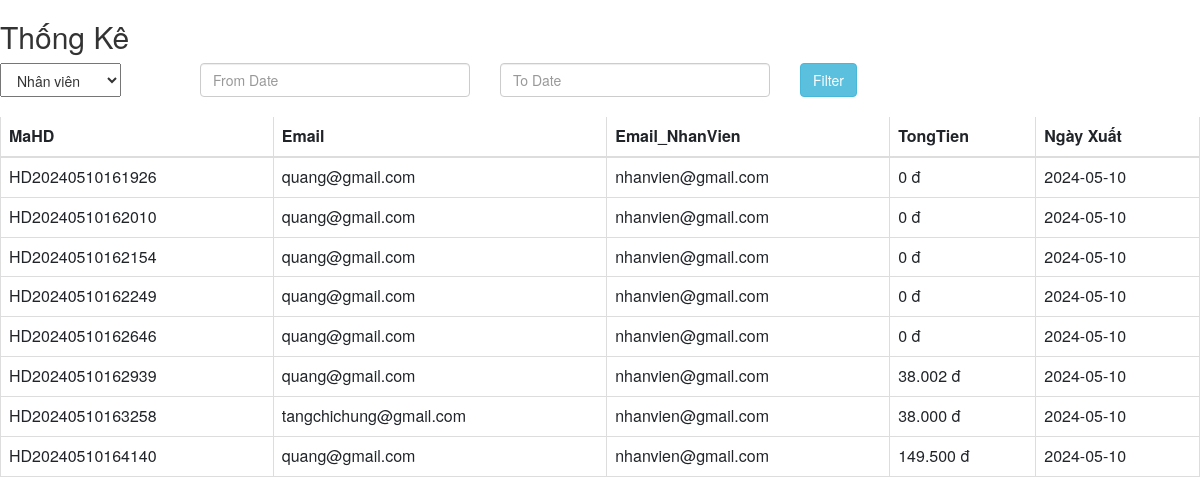
The app's page /admin/ThongKe.php, older data.
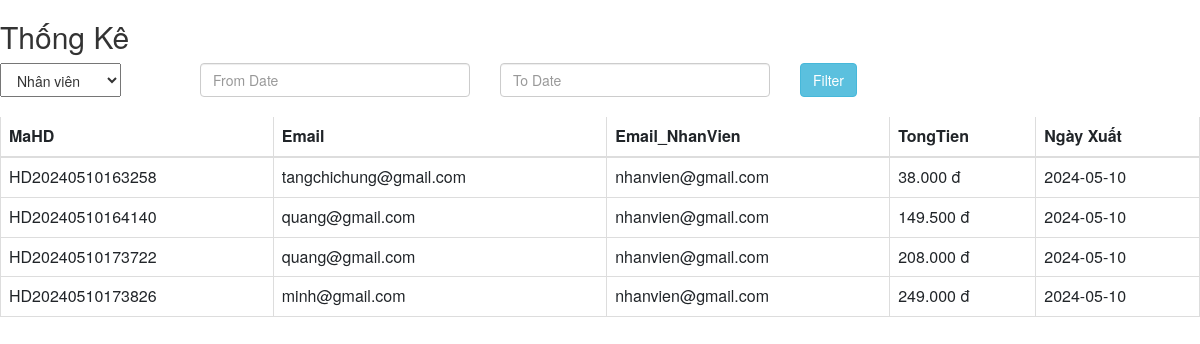
The same page, newer data.
### tables this page shows
CREATE TABLE `tblhoadon` (
  `MaHD` varchar(30) NOT NULL,
  `Email` varchar(30) NOT NULL,
  `TongTien` varchar(30) DEFAULT NULL,
  `TinhTrang` varchar(30) DEFAULT NULL,
  `NgayThang` date NOT NULL,
  `Email_NhanVien` varchar(30) NOT NULL,
  `SDT` varchar(20) NOT NULL,
  `DiaChi` varchar(50) NOT NULL
);

### admin/ThongKe.php (the view, shortened to what this page needs)
<?php
	include 'scripts.php';
?>
<link rel="stylesheet" href="https://maxcdn.bootstrapcdn.com/bootstrap/3.3.6/css/bootstrap.min.css" />
<div><h2>Thống Kê</h2></div>
<div>
	<div class="col-md-2 select1">
				<select name="selectRole1" id="selectRole1" style=" height:34px; padding-top: 6px; padding-bottom: 6px; padding-left: 12px; padding-right: 12px;">
					<option value="0" >Nhân viên</option>
				</select>
	</div>
	<div class="col-md-3">
	<input type="text" name="from_date" id="from_date" class="form-control" placeholder="From Date" />
	</div>
	<div class="col-md-3">
		<input type="text" name="to_date" id="to_date" class="form-control" placeholder="To Date" />
	</div>
	<div class="col-md-4">
		<input type="button" name="filter" id="filter" value="Filter" class="btn btn-info" />
	</div>
	<br/>
</div>
<div class="table-responsive" id="tableTK">
<?php
	$connection = mysqli_connect("localhost","root","","webdb");
	$query = "SELECT * FROM tblhoadon";
	$query_run = mysqli_query($connection,$query);
?>
<table class="table table-bordered"  width="100%" cellspacing="0">
	<thead>
		<tr>
			<th>MaHD</th>
			<th>Email</th>
			<th>Email_NhanVien</th>
			<th>TongTien</th>
			<th>Ngày Xuất</th>
		</tr>
	</thead>
	<tbody>
	<?php
		if(mysqli_num_rows($query_run)>0)
		{
			while($row = mysqli_fetch_assoc($query_run))
			{
				?>
		<tr>
			<td><?php echo $row['MaHD']; ?></td>
			<td><?php echo $row['Email']; ?></td>
			<td><?php echo $row['Email_NhanVien']?></td>
			<td><?php
			$price = number_format($row['TongTien'], 0, ',', '.') . ' đ';
			echo $price; ?></td>
			<td><?php echo $row['NgayThang'];?></td>
		</tr>
		<?php
			}
		}
		else{
			echo "<h2>Không tìm thấy hóa đơn</h2>";
		}
		?>
	</tbody>
</table>
</div>

Row changes from the older to the newer data that the page shows:
removed tblhoadon: MaHD "HD20240510161926", Email "quang@gmail.com", Email_NhanVien "nhanvien@gmail.com", TongTien "0 đ", NgayThang "2024-05-10"
removed tblhoadon: MaHD "HD20240510162010", Email "quang@gmail.com", Email_NhanVien "nhanvien@gmail.com", TongTien "0 đ", NgayThang "2024-05-10"
removed tblhoadon: MaHD "HD20240510162154", Email "quang@gmail.com", Email_NhanVien "nhanvien@gmail.com", TongTien "0 đ", NgayThang "2024-05-10"
removed tblhoadon: MaHD "HD20240510162249", Email "quang@gmail.com", Email_NhanVien "nhanvien@gmail.com", TongTien "0 đ", NgayThang "2024-05-10"
removed tblhoadon: MaHD "HD20240510162646", Email "quang@gmail.com", Email_NhanVien "nhanvien@gmail.com", TongTien "0 đ", NgayThang "2024-05-10"
removed tblhoadon: MaHD "HD20240510162939", Email "quang@gmail.com", Email_NhanVien "nhanvien@gmail.com", TongTien "38.002 đ", NgayThang "2024-05-10"
added tblhoadon: MaHD "HD20240510173722", Email "quang@gmail.com", Email_NhanVien "nhanvien@gmail.com", TongTien "208.000 đ", NgayThang "2024-05-10"
added tblhoadon: MaHD "HD20240510173826", Email "minh@gmail.com", Email_NhanVien "nhanvien@gmail.com", TongTien "249.000 đ", NgayThang "2024-05-10"
